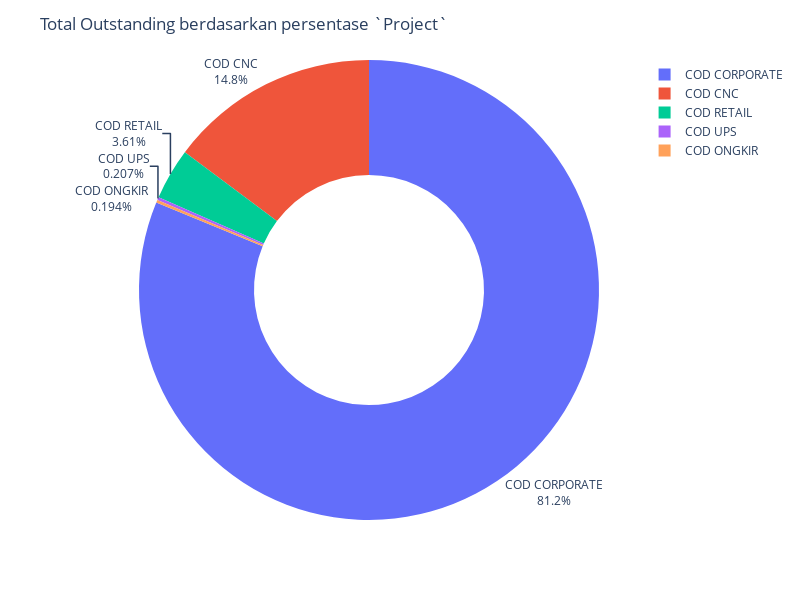

Notebook code for this chart:
### Markdown cell above
### Projek

Berikut ini diperlihatkan analisis Outstanding berdasarkan persentase `Project`:

### Code cell
# Tabel Pivot untuk menghitung jumlah omzet berdasarkan Region
df=pd.pivot_table(df,index=['Project'], values=['OUTSTANDING'], aggfunc='sum')

# Komfersi indeks menjadi Kolom
df.reset_index(inplace=True)

# Konversi Total omset menjadi per-miliar 
df["OUTSTANDING"] = (df['OUTSTANDING']/1000000000)

import plotly.express as px
# membuat grafik lingkaran (pie-chart)
fig = px.pie(df, values='OUTSTANDING', names='Project', hole=0.5)

# Pengaturan detail grafik
fig.update_layout(showlegend=True,
                  autosize=False,
                  width=800,
                  height=600,
                  title="Total Outstanding berdasarkan persentase `Project`");

fig.update_traces(textposition='outside', textinfo='percent+label');

fig.show()

### Figure 1 — Plotly figure (JSON) as saved in the notebook; plotly's stock layout.template omitted (floating-point values rounded to 4 significant figures)
{"data": [{"domain": {"x": [0, 1], "y": [0, 1]}, "hole": 0.5, "hovertemplate": "Project=%{label}<br>OUTSTANDING=%{value}<extra></extra>", "labels": ["COD CNC", "COD CORPORATE", "COD ONGKIR", "COD RETAIL", "COD UPS"], "legendgroup": "", "name": "", "showlegend": true, "textinfo": "percent+label", "textposition": "outside", "type": "pie", "values": [1.468e-08, 8.067e-08, 1.926e-10, 3.59e-09, 2.056e-10]}], "layout": {"autosize": false, "height": 600, "legend": {"tracegroupgap": 0}, "margin": {"t": 60}, "showlegend": true, "title": {"text": "Total Outstanding berdasarkan persentase `Project`"}, "width": 800}}
